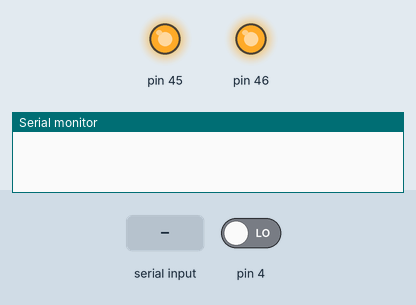
Simulated run of this sketch. Board: Arduino Mega 2560, built with avr-gcc and run on an emulated ATmega2560. Parts: output pins drawn as LEDs (lit = HIGH), the last lines printed to the serial monitor. The test bench sets the inputs (shaded band); at power-on: pin 4 LOW.

Above: at 1.7 s.
1.8 s: pin 4 driven HIGH
At 2.2 s:
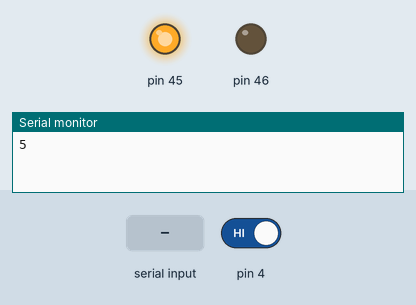
4.8 s: "5" received over the second serial link
At 5.7 s:
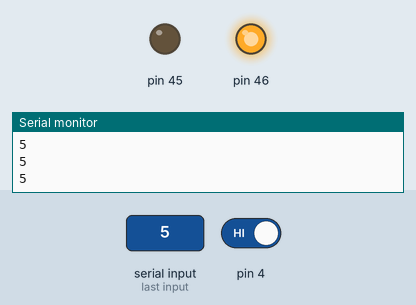
7.8 s: pin 4 driven LOW
At 8.4 s:
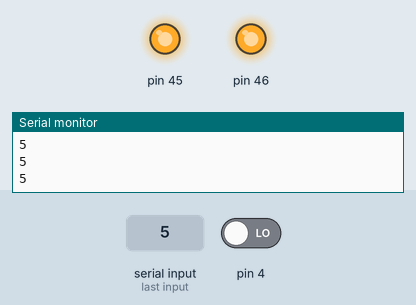
Timing chart, 0 to 10.8 s (numbered marks = the images above; inputs shaded):
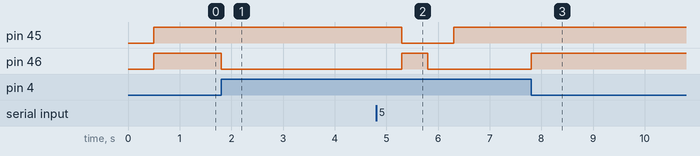

The sketch:

XbeeCommunication.ino
```cpp
#define Rx 17
#define Tx 16

void setup() {
  // Use onboard LED instead of LEDs in breadboard.
  pinMode(45, OUTPUT);
  pinMode(46, OUTPUT);
  // use pin 4 to detect whether push button pressed.
  pinMode(4, INPUT);
  Serial2.begin(9600);
  Serial.begin(9600);
  delay(500);
}

void loop() {
  // Check for incoming characters.
  if(Serial2.available()){
    char incoming = Serial2.read();
    // Filter incoming characters - use only '5's.
    if( incoming == '5'){
      // Turn the LED red for incoming 5.
      digitalWrite(45, LOW);
      Serial.println(incoming);
      // Wait 500ms so it's clear that a message has been received.
      delay(500);
    }
  }
  // Send a 5 if push button pressed.
  if(digitalRead(4)){
    char outgoing = '5';
    Serial2.write(outgoing);
    // Turn LED green for outgoing message.
    digitalWrite(46,LOW);
    Serial.println(outgoing);
    // Wait 500ms to avoid sending a duplicate message.
    delay(500);
  }
// Turn LED off.
digitalWrite(45, HIGH);
digitalWrite(46, HIGH);
}
```

Measured:
- after the input at 1.8 s, pin 46: HIGH → LOW at once
- after the input at 4.8 s, pin 45: HIGH → LOW after 0.50 s, → HIGH 1.0 s later; pin 46: LOW → HIGH after 0.50 s, → LOW 0.50 s later
- after the input at 7.8 s, pin 46: LOW → HIGH at once
